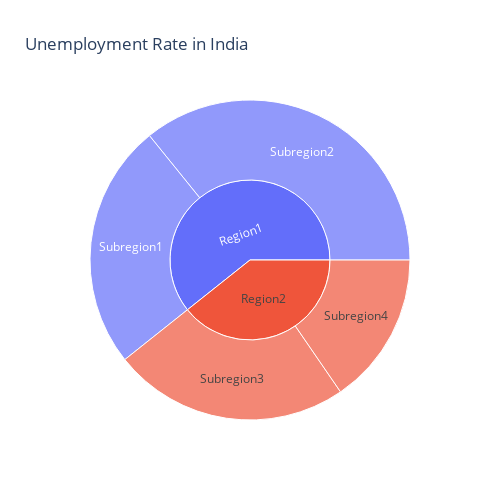

Notebook code cell kept with this figure:
### Code cell
import plotly.express as px
# Sample data in the correct format
data = pd.DataFrame({
    "Region": ["Region1", "Region1", "Region2", "Region2"],
    "Subregion": ["Subregion1", "Subregion2", "Subregion3", "Subregion4"],
    "Estimated Unemployment Rate(%)": [5.0, 7.2, 4.8, 3.1]
})

# Create the sunburst chart
figure = px.sunburst(data, path=["Region", "Subregion"], 
                     values="Estimated Unemployment Rate(%)",
                     width=500, height=500, color_continuous_scale="RdYlGn",
                     title="Unemployment Rate in India")

# Show the chart
figure.show()

### Figure 1 — Plotly figure (JSON) as saved in the notebook; plotly's stock layout.template omitted (floating-point values rounded to 4 significant figures)
{"data": [{"branchvalues": "total", "domain": {"x": [0, 1], "y": [0, 1]}, "hovertemplate": "labels=%{label}<br>Estimated Unemployment Rate(%)=%{value}<br>parent=%{parent}<br>id=%{id}<extra></extra>", "ids": ["Region1/Subregion1", "Region1/Subregion2", "Region2/Subregion3", "Region2/Subregion4", "Region1", "Region2"], "labels": ["Subregion1", "Subregion2", "Subregion3", "Subregion4", "Region1", "Region2"], "name": "", "parents": ["Region1", "Region1", "Region2", "Region2", "", ""], "type": "sunburst", "values": [5, 7.2, 4.8, 3.1, 12.2, 7.9]}], "layout": {"height": 500, "legend": {"tracegroupgap": 0}, "title": {"text": "Unemployment Rate in India"}, "width": 500}}
